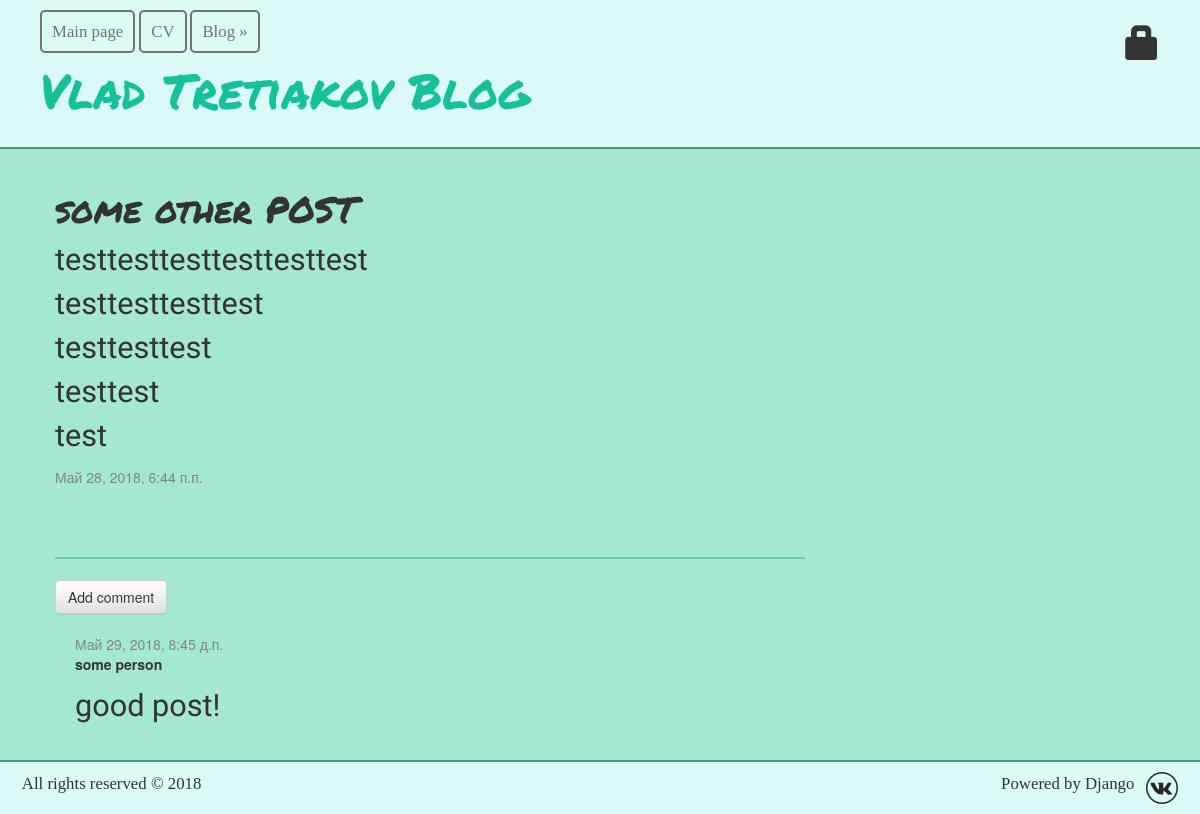
The page /blog/post/5/ on the database its author committed.
### blog/models.py (models this page shows, shortened)
class Post(models.Model):
    author = models.ForeignKey('auth.User', on_delete=models.CASCADE)
    title = models.CharField(max_length=200)
    text = models.TextField()
    created_date = models.DateTimeField(
            default=timezone.now)
    published_date = models.DateTimeField(
            blank=True, null=True)

class Comment(models.Model):
    post = models.ForeignKey('blog.Post', related_name='comments')
    author = models.CharField(max_length=200)
    text = models.TextField()
    created_date = models.DateTimeField(default=timezone.now)
    approved_comment = models.BooleanField(default=False)

### blog/views.py (the view)
# urls.py: url(r'^post/(?P<pk>[0-9]+)/$', views.post_detail, name='post_detail'),
def post_detail(request, pk):
    post = get_object_or_404(Post, pk=pk)
    return render(request, 'blog/post_detail.html', {'post': post})

### blog/templates/blog/post_detail.html (shortened to what this page needs)
{% extends 'blog/base.html' %}
{% block content %}
    <div class="post">
        <h1>{{ post.title }}</h1>
        <p>{{ post.text|linebreaksbr }}</p>
        {% if post.published_date %}
            <div class="date">
                {{ post.published_date }}
            </div>
        {% else %}
        <a class="btn btn-default" href="{% url 'post_publish' pk=post.pk %}"><span class="glyphicon glyphicon-bullhorn"></span></a>
        {% endif %}
    </div>
<hr>
<a class="btn btn-default" href="{% url 'add_comment_to_post' pk=post.pk %}">Add comment</a>
{% for comment in post.comments.all %}
    {% if user.is_authenticated or comment.approved_comment %}
    <div class="comment">
        <div class="date">
            {{ comment.created_date }}
        </div>
        <strong>{{ comment.author }}</strong>
        <p>{{ comment.text|linebreaks }}</p>
    </div>
    {% endif %}
{% empty %}
    <p>No comments here yet :(</p>
{% endfor %}
{% endblock %}

### blog/static/css/blog.css (style rules this page uses)
html { background: #a4e8d4; }
body { background: #a4e8d4; }
body hr { display: block; border: 0; height: 1px; border-top: 2px solid #6bc8ad; padding: 0; }
body a { color: #479b4b; text-decoration: none; transition: all.6s ease; -moz-transition: all.6s ease; -webkit-transition: all.6s ease; -ms-transition: all.6s ease; }
h1, h2, h3, h4 { font-family: 'Permanent Marker', cursive; }
p { font-family: 'Cute Font'; font-size: 23pt; }
.date { float: top; color: #828282; }
.post { margin-bottom: 70px; }
.comment { margin: 20px 0px 20px 20px; }

### rows shown on the page
Post: title "some other POST", text "testtesttesttesttesttest testtesttesttest testtesttest testtest test", published_date "Май 28, 2018, 6:44 п.п."
Comment: created_date "Май 29, 2018, 8:45 д.п.", author "some person", text "good post!"
